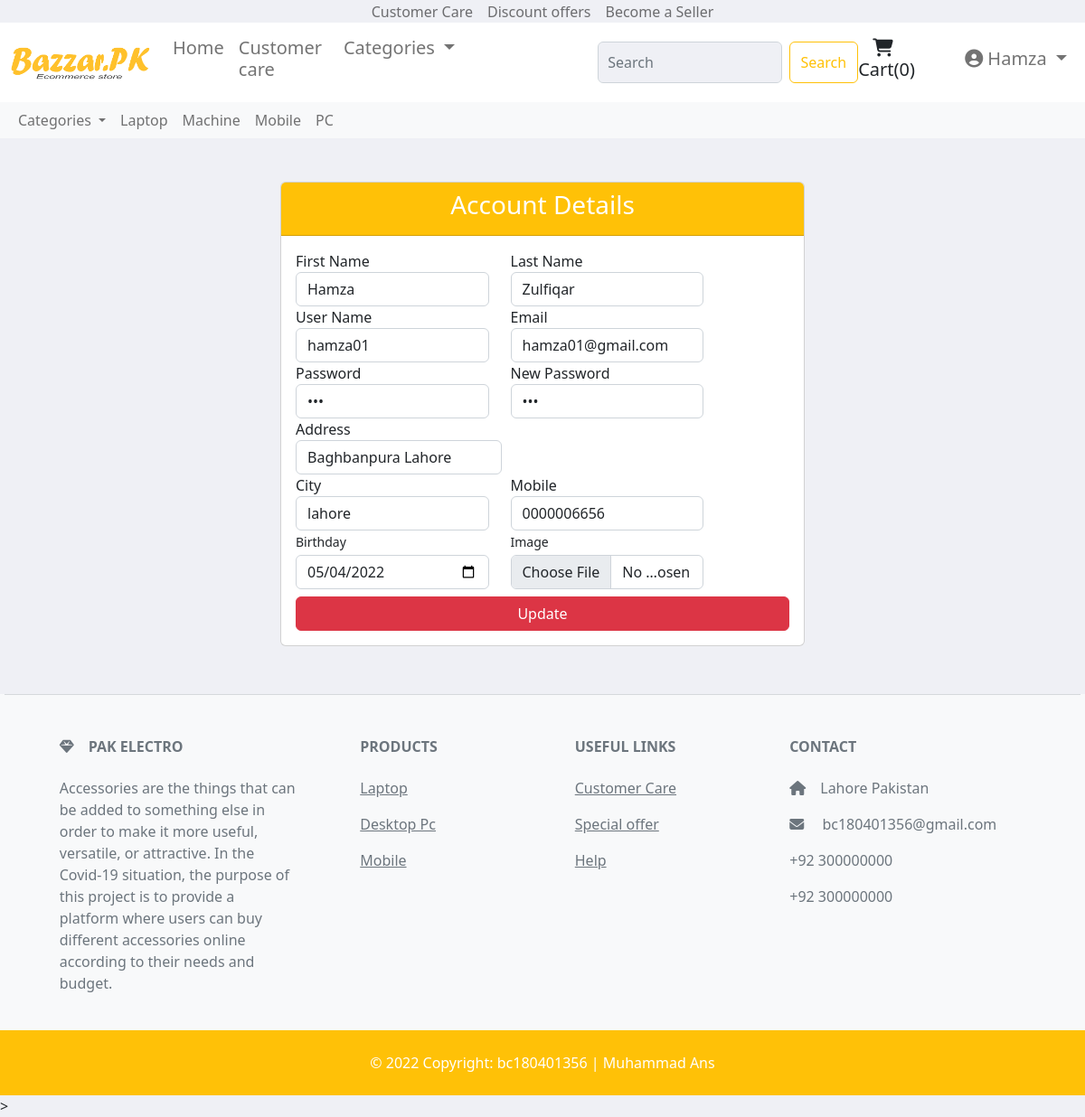
Page /personal-info.php (signed in) on the committed database.
### tables this page shows
CREATE TABLE `registration` (
  `Id` int(11) NOT NULL,
  `F_name` varchar(100) NOT NULL,
  `L_name` varchar(100) NOT NULL,
  `U_name` varchar(100) NOT NULL,
  `Email` varchar(100) NOT NULL,
  `Password` varchar(100) NOT NULL,
  `Address` varchar(300) NOT NULL,
  `City` varchar(100) NOT NULL,
  `Mobile` varchar(100) NOT NULL,
  `Birthday` date NOT NULL,
  `Image` varchar(255) NOT NULL,
  `status` varchar(255) NOT NULL DEFAULT 'Pending'
);

CREATE TABLE `categories` (
  `ID` int(11) NOT NULL,
  `categories` varchar(255) NOT NULL
);

### personal-info.php (the view, shortened to what this page needs)
<!DOCTYPE html>
<html>
<head>
    <link href="https://cdn.jsdelivr.net/npm/bootstrap@5.2.0-beta1/dist/css/bootstrap.min.css" rel="stylesheet">
    <link rel="stylesheet" href="https://cdnjs.cloudflare.com/ajax/libs/font-awesome/6.1.1/css/all.min.css" />
    <link rel="stylesheet" type="text/css" href="include/css/style.css">
</head>
<body>
    <?php
  include 'header.php';
?>
    <section class="container-fluid">
        <section class="row justify-content-center">
            <section class="col-lg-7 ">
                <form action="profile-update.php" method="POST" enctype="multipart/form-data">
<?php
  $conn = mysqli_connect('localhost','root','','portal');
  $result=mysqli_query($conn,"SELECT * FROM `registration` WHERE Email='{$_SESSION["email"]}'");
   if (mysqli_num_rows($result)> 0) {
    while ($row=mysqli_fetch_assoc($result)) {
?>
                    <div class="col-12 ">
                        <div class="card m-5">
                            <div class="card-header bg-warning text-center text-white"><h3>Account Details</h3></div>
                            <div class="card-body justify-content-center">
                                <div class="row form-row">
                                    <div class="form-group col-md-5 ">
                                        <label for="inputEmail4">First Name</label>
                                        <input name="Fname" type="text" class="form-control" id="inputEmail4"
                                            placeholder="First Name" required value="<?php echo $row['F_name']; ?>">
                                    </div>
                                    <div class="form-group col-md-5">
                                        <label for="inputPassword4">Last Name</label>
                                        <input name="Lname" type="text" class="form-control" id="inputPassword4"
                                            placeholder="Last Name" required value="<?php echo $row['L_name']; ?>">
                                    </div>
                                </div>
                                <div class="row form-row">
                                    <div class="form-group col-md-5">
                                        <label for="inputAddress">User Name</label>
                                        <input name="Uname" type="text" class="form-control" id="inputAddress"
                                            placeholder="@username" required value="<?php echo $row['U_name']; ?>">
                                    </div>
                                    <div class="form-group col-md-5">
                                        <label for="inputEmail4">Email</label>
                                        <input name="email" type="email" class="form-control" id="inputEmail4"
                                            placeholder="Email" required value="<?php echo $row['Email']; ?>">
                                    </div>
                                </div>
                                <div class="row form-row">
                                    <div class="form-group col-md-5">
                                        <label for="inputAddress">Password</label>
                                        <input name="password" type="password" class="form-control" id="inputAddress"
                                            required value="<?php echo $row['Password']; ?>">
                                    </div>
                                    <div class="form-group col-md-5">
                                        <label for="inputEmail4">New Password</label>
                                        <input name="new_password" type="password" class="form-control" id="inputEmail4"
                                            required value="<?php echo $row['Password']; ?>">
                                    </div>
                                </div>
                                <div class="form-group col-md-5">
                                    <label for="inputAddress">Address</label>
                                    <input name="address" type="text" class="form-control" id="inputAddress"
                                        placeholder="Enter Your Address" required
                                        value="<?php echo $row['Address']; ?>">
                                </div>
                                <div class="row form-row">
                                    <div class="form-group col-md-5 ">
                                        <label for="inputCity">City</label>
                                        <input name="city" type="text" class="form-control" id="inputCity"
                                            placeholder="Enter Your City" required value="<?php echo $row['City']; ?>">
                                    </div>
                                    <div class="form-group col-md-5">
                                        <label for="inputCity">Mobile</label>
                                        <input name="mobile" type="number" class="form-control" id="inputCity"
                                            placeholder="+92 30000000" required value="<?php echo $row['Mobile']; ?>">
                                    </div>
                                </div>
                                <div class="row form-row">
                                    <div class="form-group col-md-5">
                                        <label class="small mb-1" for="inputBirthday">Birthday</label>
                                        <input name="birthday" class="form-control" id="inputBirthday" type="date"
                                            name="birthday" placeholder="Enter your birthday" required
                                            value="<?php echo $row['Birthday']; ?>">
                                    </div>
                                    <div class="form-group col-md-5">
                                        <label class="small mb-1" for="image">Image</label>
                                        <input class="form-control" type="file" accept="image/*" id="image"
                                            name="image">
                                    </div>
                                </div>
            <button name="submit" type="submit" class="btn btn-danger text-white mt-2 w-100">Update</button>
                                <?php
    }
   }
  ?>
                </form>
            </section>
        </section>
    </section>
    <?php
  include 'footer.php';
?>
</body>
</html>>

### header.php (shortened to what this page needs)
<!DOCTYPE html>
<html>
<head>
    <link href="https://cdn.jsdelivr.net/npm/bootstrap@5.2.0-beta1/dist/css/bootstrap.min.css" rel="stylesheet">
    <link rel="stylesheet" href="https://cdnjs.cloudflare.com/ajax/libs/font-awesome/6.1.1/css/all.min.css" />
    <link rel="stylesheet" type="text/css" href="include/css/style.css">
</head>
<body>
<?php
$count=0;
?>
<nav class="navbar navbar-expand p-0 topbar position-sticky">
<div class="container-fluid justify-content-center">
    <ul class="navbar-nav d-none d-sm-flex ">
    <li class="nav-item"><a class="nav-link" href="#" data-abc="true">Customer Care</a></li>
    <li class="nav-item"><a class="nav-link" href="#" data-abc="true">Discount offers</a></li>
    <li class="nav-item"><a class="nav-link" href="supplier/supplier_signup.php" data-abc="true">Become a Seller</a></li>
    </ul>
  </div>
</nav>
	<header>
		<nav class="navbar navbar-expand-lg navbar_col">
  <div class="container-fluid">
    <a class="navbar-brand" href="index.php"><img src="images/logo.png" height="40" alt="CoolBrand"></a>
    <div class="collapse navbar-collapse" id="navbarSupportedContent">
      <ul class="navbar-nav me-auto mb-2 mb-lg-0 ">
        <li class="nav-item">
          <a class="nav-link " aria-current="page" href="index.php"><h5>Home</h5></a>
        </li>
        <li class="nav-item">
          <a class="nav-link" href="#"><h5>Customer care</h5></a>
        </li>
        <h5>
        <li class="nav-item dropdown ">
          <a class="nav-link dropdown-toggle" href="#" id="navbarDropdown" role="button" data-bs-toggle="dropdown" aria-expanded="false">
           Categories
          </a>
        </li>
        </h5>
      </ul>
       <form class="d-flex" >
        <input class="form-control me-2 search_bar" type="search" placeholder="Search" aria-label="Search">
        <button class="btn btn-outline-warning" type="submit">Search</button>
      </form>
      <h5><a class="nav-link" href="view-cart.php">
      <span class="mx-3"><i class="fa-solid fa-cart-shopping"></i> Cart(<?php echo $count; ?>)</span></a>
      </h5>
      <?php
      if (isset($_SESSION['email'])) {
    $conn = mysqli_connect('localhost','root','','portal');
    $result=mysqli_query($conn,"SELECT * FROM `registration` WHERE Email='{$_SESSION["email"]}'");
     if (mysqli_num_rows($result)> 0) {
      while ($row=mysqli_fetch_assoc($result)) {
    echo "
    <h5>
    <ul class='navbar-nav'>
      <li class='nav-item dropdown text-decoration-none'>
          <a class='nav-link dropdown-toggle' href='' id='navbarDropdown' role='button' data-bs-toggle='dropdown' aria-expanded='false'>
           <span><i class='fa-solid fa-circle-user'></i> $row[F_name] </span>
          </a>
          <ul class='dropdown-menu' aria-labelledby='navbarDropdown'>
            <li><a class='dropdown-item' href='personal-info.php'>Profile</a></li>
            <hr>
            <li><a class='dropdown-item' href='purc_history.php'>Purchasing History</a></li>
            <hr>
            <li><a class='dropdown-item' href='logout.php'>Logout</a></li>
          </ul>
      </li>
    </ul>
    </h5>
 ";
  }
  }
    }
  ?>
    </div>
  </div>
</nav>
	</header>
  <nav class="navbar navbar-expand p-0 navbar-light bg-light" >
  <div class="container-fluid">
    <div class="collapse navbar-collapse" id="navbarNavDropdown">
      <ul class="navbar-nav">
         <li class="nav-item dropdown ">
          <a class="nav-link dropdown-toggle" href="#" id="navbarDropdown" role="button" data-bs-toggle="dropdown" aria-expanded="false">
           Categories
          </a>
        </li>
          <?php
                    $conn = mysqli_connect('localhost','root','','portal');
                     $sql=mysqli_query($conn,"SELECT * FROM `categories`");
                     if (mysqli_num_rows($sql)>0) {
                     while($row=$sql->fetch_assoc()){
                    echo"
           <li class='nav-item'>
          <a class='nav-link' href='pc.php?Cat=$row[categories]'>$row[categories]</a>
        </li>
           ";
                }}?>
      </ul>
    </div>
  </div>
</nav>
</body>
</html>

### include/css/style.css (style rules this page uses)
body { margin: 0px; padding: 0px; background-color: #eff0f5; }
.topbar { background-color: #eff0f5; height: 25px; }
.search_bar { margin-left:150px; padding: 10px; width:; background-color:#eff0f5; }
.navbar_col { background-color: white; }

### rows in the picture
registration: F_name "Hamza", Fname "Hamza", Lname "Zulfiqar", Uname "hamza01", email "hamza01@gmail.com", address "Baghbanpura Lahore", city "lahore", mobile "0000006656", birthday "05/04/2022"
categories: categories "Laptop"
categories: categories "Machine"
categories: categories "Mobile"
categories: categories "PC"

### other values in the picture
$count "0"
